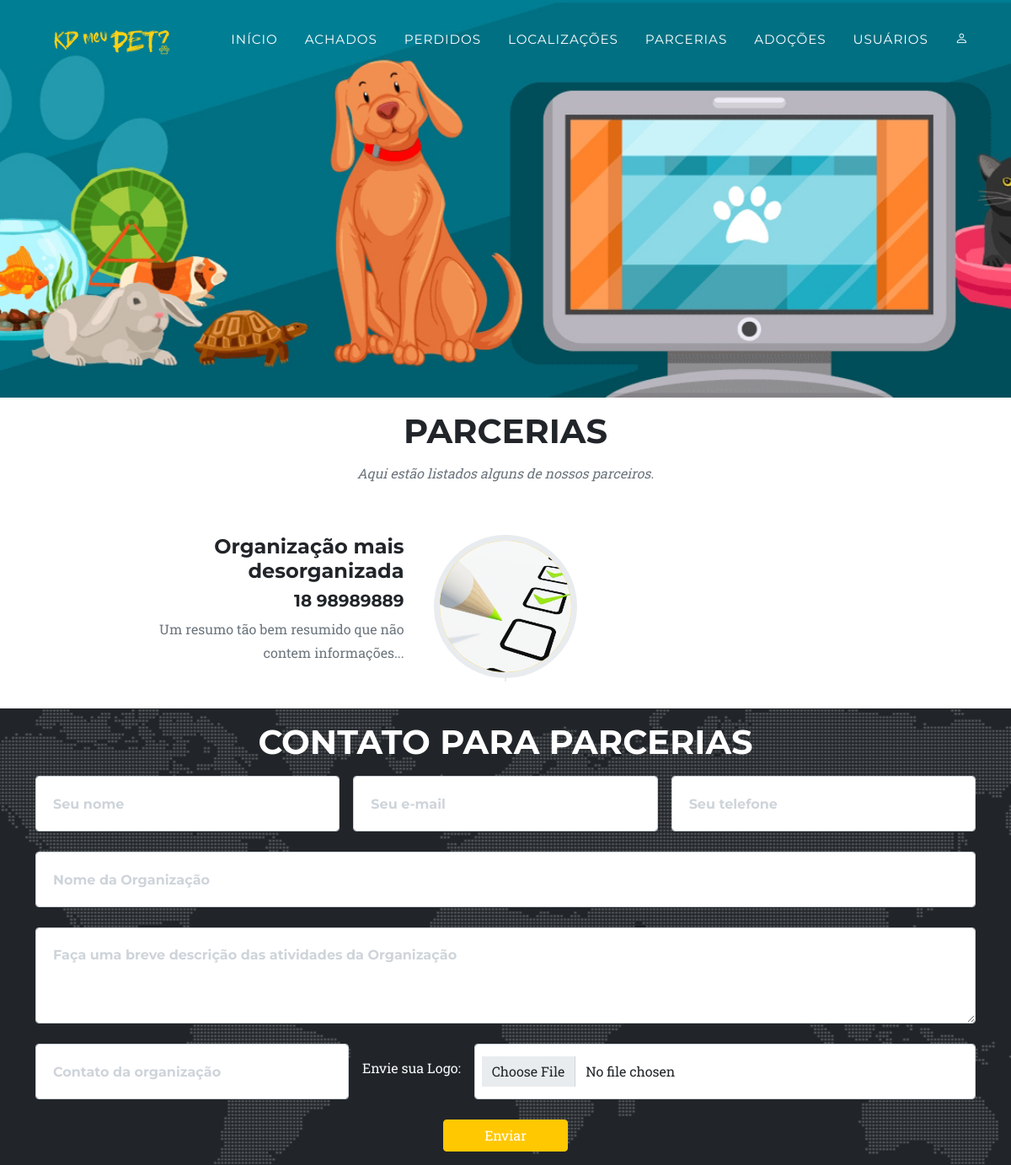
The app's page /parcerias.php with its own data.
### tables this page shows
CREATE TABLE `contacts_msg` (
  `id` int(11) NOT NULL,
  `nome` varchar(220) NOT NULL,
  `email` varchar(220) NOT NULL,
  `telefone` varchar(100) NOT NULL,
  `titulo` varchar(50) NOT NULL,
  `msg` text NOT NULL,
  `contato_organizacao` varchar(50) NOT NULL,
  `created` datetime NOT NULL DEFAULT current_timestamp(),
  `imagem` varchar(250) NOT NULL,
  `aprovado` tinyint(1) NOT NULL DEFAULT 0
);

### parcerias.php (the view, shortened to what this page needs)
<?php
    require_once"conexao.php";
?>
<!DOCTYPE html>
<html lang="pt">
    <head>
        <link href="css/styles.css" rel="stylesheet" />
        <link rel="stylesheet" href="https://cdn.jsdelivr.net/npm/bootstrap-icons@1.3.0/font/bootstrap-icons.css">
    </head>
    <body id="page-top">
        <nav class="navbar navbar-expand-lg navbar-dark fixed-top" id="mainNav">
            <div class="container">
                <a class="navbar-brand" href="#page-top"><img src="assets/img/navbar-logo.png" alt="..." /></a>
                <div class="collapse navbar-collapse" id="navbarResponsive">
                 <?php include "topo.php"; ?>
                </div>
            </div>
        </nav>
        <header class="masthead">
        </header>
        <?php
            try {
                $query = "SELECT * FROM `contacts_msg` WHERE `aprovado` = 1 ORDER BY RAND()";
                $stmt = $pdo->prepare($query);
                $stmt->execute();
            } catch (PDOException $e) {
                echo "Erro: " . $e->getMessage();
                die();
            }
        ?>
        <section class="page-section" id="about">
            <div class="container">
                <div class="text-center">
                    <h2 class="section-heading text-uppercase">Parcerias</h2>
                    <?php
                        if ($stmt->rowCount() > 0) {
                    ?>
                        <h3 class="section-subheading text-muted">Aqui estão listados alguns de nossos parceiros.</h3>
                    <?php } ?>
                </div>
                <?php
                    if ($stmt->rowCount() > 0) {
                        echo '<ul class="timeline">';
                        $num_linha = 1;
                        while ($parceria = $stmt->fetch(PDO::FETCH_ASSOC)) {
                ?>
                        <li <?php if ($num_linha % 2 == 0) echo 'class="timeline-inverted"'?> >
                            <div class="timeline-image ratio ratio-1x1">
                                <img class="rounded-circle" style="object-fit: cover;" src="upload/parcerias/<?php echo $parceria['imagem']; ?>" alt="Logo <?php echo $parceria['titulo']; ?>" />
                            </div>
                            <div class="timeline-panel">
                            <div class="timeline-heading">
                                <h4><?php echo $parceria['titulo']; ?></h4>
                                <h5 class="subheading"><?php echo $parceria['contato_organizacao']; ?></h5>
                            </div>
                            <div class="timeline-body"><p class="text-muted"><?php echo $parceria['msg']; ?></p></div>
                        </div>
                        </li>
                    <?php
                        $num_linha++;
                        }
                    echo '</ul>';
                    }
                    ?>
            </div>
        </section>
        <?php include "contato.php"; ?>
    </body>
</html>

### records on screen
contacts_msg: imagem (picture), titulo "Organização mais desorganizada", contato_organizacao "18 98989889", msg "Um resumo tão bem resumido que não contem informações..."
